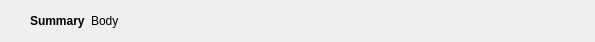
<?xml version="1.0" encoding="UTF-8"?>
<ui version="4.0">
 <class>NotificationPanel</class>
 <widget class="QWidget" name="NotificationPanel">
  <property name="geometry">
   <rect>
    <x>0</x>
    <y>0</y>
    <width>595</width>
    <height>42</height>
   </rect>
  </property>
  <property name="windowTitle">
   <string>Form</string>
  </property>
  <layout class="QVBoxLayout" name="verticalLayout">
   <property name="leftMargin">
    <number>0</number>
   </property>
   <property name="topMargin">
    <number>0</number>
   </property>
   <property name="rightMargin">
    <number>0</number>
   </property>
   <property name="bottomMargin">
    <number>0</number>
   </property>
   <item>
    <layout class="QHBoxLayout" name="horizontalLayout">
     <item>
      <layout class="QVBoxLayout" name="verticalLayout_2">
       <property name="rightMargin">
        <number>0</number>
       </property>
       <item>
        <widget class="QToolButton" name="closeButton">
         <property name="text">
          <string/>
         </property>
         <property name="icon">
          <iconset theme="dialog-close"/>
         </property>
         <property name="autoRaise">
          <bool>true</bool>
         </property>
        </widget>
       </item>
       <item>
        <spacer name="verticalSpacer">
         <property name="orientation">
          <enum>Qt::Vertical</enum>
         </property>
         <property name="sizeHint" stdset="0">
          <size>
           <width>0</width>
           <height>0</height>
          </size>
         </property>
        </spacer>
       </item>
      </layout>
     </item>
     <item>
      <widget class="QLabel" name="summaryLabel">
       <property name="font">
        <font>
         <weight>75</weight>
         <bold>true</bold>
        </font>
       </property>
       <property name="text">
        <string notr="true">Summary</string>
       </property>
       <property name="alignment">
        <set>Qt::AlignLeading|Qt::AlignLeft|Qt::AlignVCenter</set>
       </property>
      </widget>
     </item>
     <item>
      <widget class="QLabel" name="bodyLabel">
       <property name="sizePolicy">
        <sizepolicy hsizetype="Expanding" vsizetype="Preferred">
         <horstretch>0</horstretch>
         <verstretch>0</verstretch>
        </sizepolicy>
       </property>
       <property name="text">
        <string>Body</string>
       </property>
       <property name="alignment">
        <set>Qt::AlignLeading|Qt::AlignLeft|Qt::AlignVCenter</set>
       </property>
      </widget>
     </item>
    </layout>
   </item>
  </layout>
 </widget>
 <resources/>
 <connections/>
</ui>
